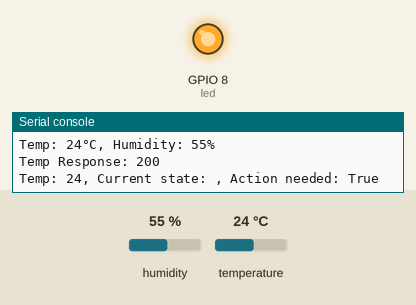
A program run on a simulated ESP32 board running MicroPython. Parts: output pins drawn as LEDs (lit = HIGH), the last lines printed to the serial console. The test bench sets the inputs (shaded band); at power-on: temperature 24 °C, humidity 55 %. WiFi joins after 1.5 s; web requests get an empty 200 reply after 0.4 s.

Above: at 3.2 s.
3.3 s: temperature set to 28 °C
At 5.2 s:
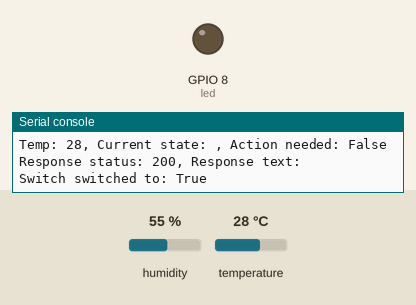
Timing chart, 0 to 13.5 s (numbered marks = the images above; inputs shaded):
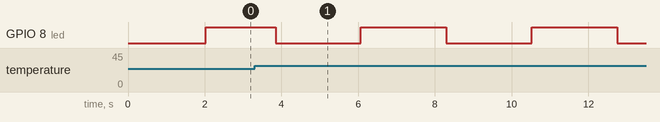

The program:

main.py
```python
import network
import time
import dht
from machine import Pin
import urequests
import json
from config import *

dht_sensor = dht.DHT11(Pin(5))
led = Pin(8, Pin.OUT)

current_state = ""
last_temp = ""


def connect_wifi():
    wlan = network.WLAN(network.STA_IF)
    wlan.active(True)
    if not wlan.isconnected():
        print("Connecting to network")
        wlan.connect(WIFI_SSID, WIFI_PASS)
        while not wlan.isconnected():
            time.sleep(1)
    print("IP:", wlan.ifconfig()[0])


def control_switch(state):
    service = "turn_on" if state else "turn_off"
    url = f"{HA_URL:}/services/switch/{service}"
    data = {"entity_id": ENTITY_ID}

    headers = {
        "Authorization": f"Bearer {HA_TOKEN}",
        "Content-Type": "application/json",
    }
    try:
        response = urequests.post(url, json=data, headers=headers)
        print(
            f"Response status: {response.status_code}, Response text: {response.text}"
        )
        response.close()

        if response.status_code == 200:
            current_state = state
            print(f"Switch switched to: {state}")
        else:
            print(f"Request failed with status: {response.status_code}")
            response.close()
    except Exception as e:
        print("Switch connection error", e)


def read_sensor():
    try:
        dht_sensor.measure()
        temp = dht_sensor.temperature()
        hum = dht_sensor.humidity()
        return temp, hum
    except Exception as e:
        print("DHT sensor read error", e)
        return None, None


def send_sensor_data(temp, hum):
    headers = {
        "Authorization": f"Bearer {HA_TOKEN}",
        "Content-Type": "application/json",
        "Connection": "close",
    }
    temp_data = {
        "state": temp,
        "attributes": {
            "unit_of_measurement": "",
            "device_class": "temperature",
            "friendly_name": "ESP32 Temperatura",
        },
    }

    try:
        response = urequests.post(
            f"{HA_URL}/states/{TEMP_SENSOR}", json=temp_data, headers=headers
        )
        print(f"Temp Response: {response.status_code}")
        response.close()
    except Exception as e:
        print("Switch connection error", e)

    hum_data = {
        "state": hum,
        "attributes": {
            "unit_of_measurement": "%",
            "friendly_name": "ESP32 humidity",
            "device_class": "humidity",
        },
    }

    try:
        response = urequests.post(
            f"{HA_URL}/states/{HUM_SENSOR}", json=hum_data, headers=headers
        )
        response.close()
    except Exception as e:
        print("Humidity sensor send error", e)


connect_wifi()

while True:
    temp, hum = read_sensor()
    print(temp, hum)

    if temp is not None and hum is not None:
        print(f"Temp: {temp}°C, Humidity: {hum}%")
        led.value(not led.value())

        send_sensor_data(temp, hum)
        print(
            f"Temp: {temp}, Current state: {current_state}, Action needed: {temp <= 24 and not current_state}"
        )
        if temp >= 26 and current_state != False:
            control_switch(True)
        elif temp <= 24 and not current_state != True:
            control_switch(True)

    time.sleep(1)
```

config.py
```python
WIFI_SSID = ""
WIFI_PASS = ""
HA_URL = ""
HA_TOKEN = ""
ENTITY_ID = "" # Your switch id
# If you also want to send data from dht11, you can declare entity ids for temperature and humidity
HUM_SENSOR = ""
TEMP_SENSOR = ""
TEMP_ON_THRESHOLD = 23
TEMP_OFF_THRESHOLD = 21
UPDATE_INTERVAL_SEC = 1
```

Measured:
- by itself, GPIO 8 (led): alternates HIGH for 2.2 s and LOW for 2.2 s
